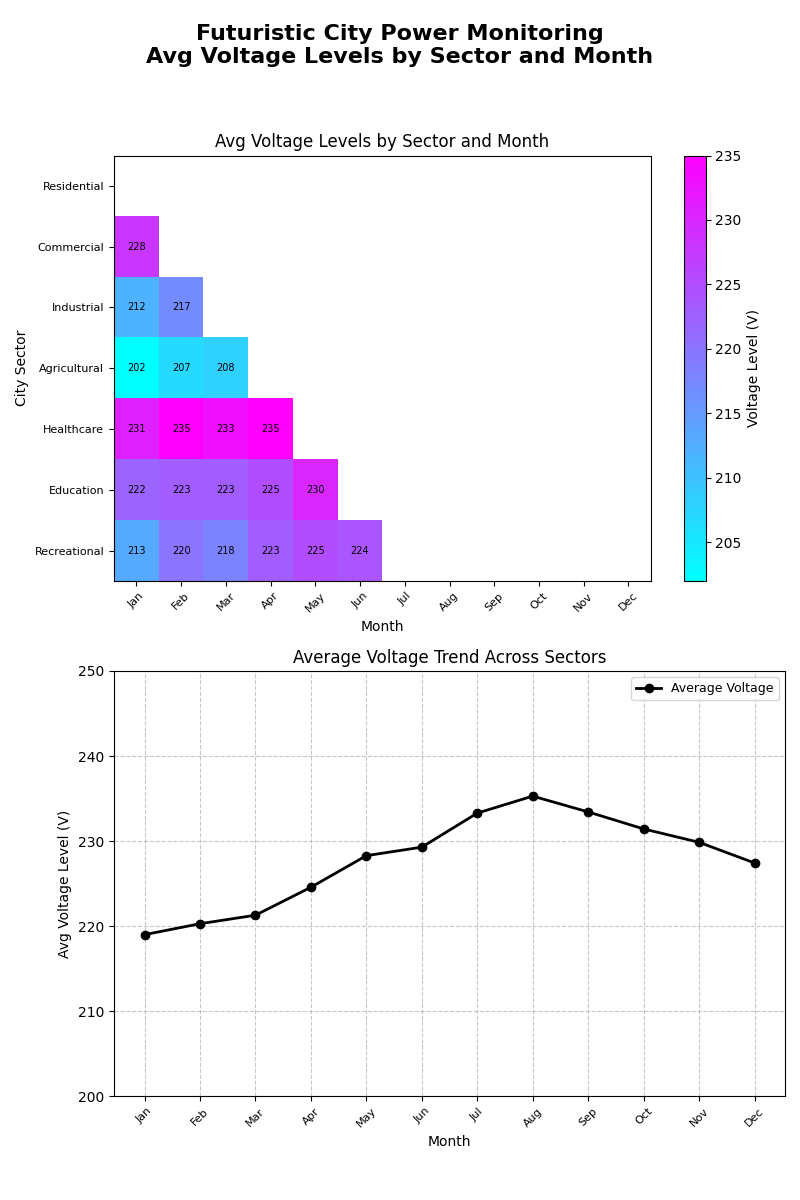

The Python source for this figure:
import matplotlib.pyplot as plt
import numpy as np

sectors = ['Residential', 'Commercial', 'Industrial', 'Agricultural', 'Healthcare', 'Education', 'Recreational']
months = ['Jan', 'Feb', 'Mar', 'Apr', 'May', 'Jun', 'Jul', 'Aug', 'Sep', 'Oct', 'Nov', 'Dec']

# Voltage levels data
voltage_levels = np.array([
    [225, 210, 220, 219, 221, 223, 222, 227, 228, 225, 228, 227],
    [228, 230, 229, 234, 232, 239, 236, 239, 237, 236, 233, 232],
    [212, 217, 218, 223, 233, 230, 242, 243, 247, 246, 242, 238],
    [202, 207, 208, 213, 218, 222, 230, 232, 224, 219, 214, 211],
    [231, 235, 233, 235, 239, 238, 241, 243, 242, 240, 237, 236],
    [222, 223, 223, 225, 230, 229, 233, 235, 230, 229, 232, 228],
    [213, 220, 218, 223, 225, 224, 229, 228, 226, 225, 223, 220]
])

average_voltage = np.mean(voltage_levels, axis=0)

# Create a masked array to plot only the lower triangle
mask = np.triu(np.ones_like(voltage_levels, dtype=bool))  # Upper triangle mask

# Apply the mask
masked_voltage_levels = np.ma.masked_where(mask, voltage_levels)

fig, axes = plt.subplots(nrows=2, ncols=1, figsize=(8, 12))
fig.suptitle('Futuristic City Power Monitoring\nAvg Voltage Levels by Sector and Month', fontsize=16, fontweight='bold')

# Plot the masked heatmap
heatmap = axes[0].imshow(masked_voltage_levels, cmap='cool', aspect='auto', interpolation='nearest')
cbar = fig.colorbar(heatmap, ax=axes[0])
cbar.set_label('Voltage Level (V)', fontsize=10)

axes[0].set_title('Avg Voltage Levels by Sector and Month', fontsize=12)
axes[0].set_xlabel('Month', fontsize=10)
axes[0].set_ylabel('City Sector', fontsize=10)
axes[0].set_xticks(np.arange(len(months)))
axes[0].set_xticklabels(months, fontsize=8, rotation=45)
axes[0].set_yticks(np.arange(len(sectors)))
axes[0].set_yticklabels(sectors, fontsize=8)

for i in range(len(sectors)):
    for j in range(len(months)):
        if not mask[i, j]:  # Only add text for unmasked elements
            axes[0].text(j, i, f"{voltage_levels[i, j]}", ha='center', va='center', color='black', fontsize=7)

axes[1].plot(months, average_voltage, marker='o', color='black', linewidth=2, label='Average Voltage')
axes[1].set_title('Average Voltage Trend Across Sectors', fontsize=12)
axes[1].set_xlabel('Month', fontsize=10)
axes[1].set_ylabel('Avg Voltage Level (V)', fontsize=10)
axes[1].set_xticks(np.arange(len(months)))
axes[1].set_xticklabels(months, fontsize=8, rotation=45)
axes[1].grid(True, linestyle='--', alpha=0.7)
axes[1].legend(fontsize=9)
axes[1].set_ylim(200, 250)

plt.tight_layout(rect=[0, 0.03, 1, 0.95])
plt.show()
